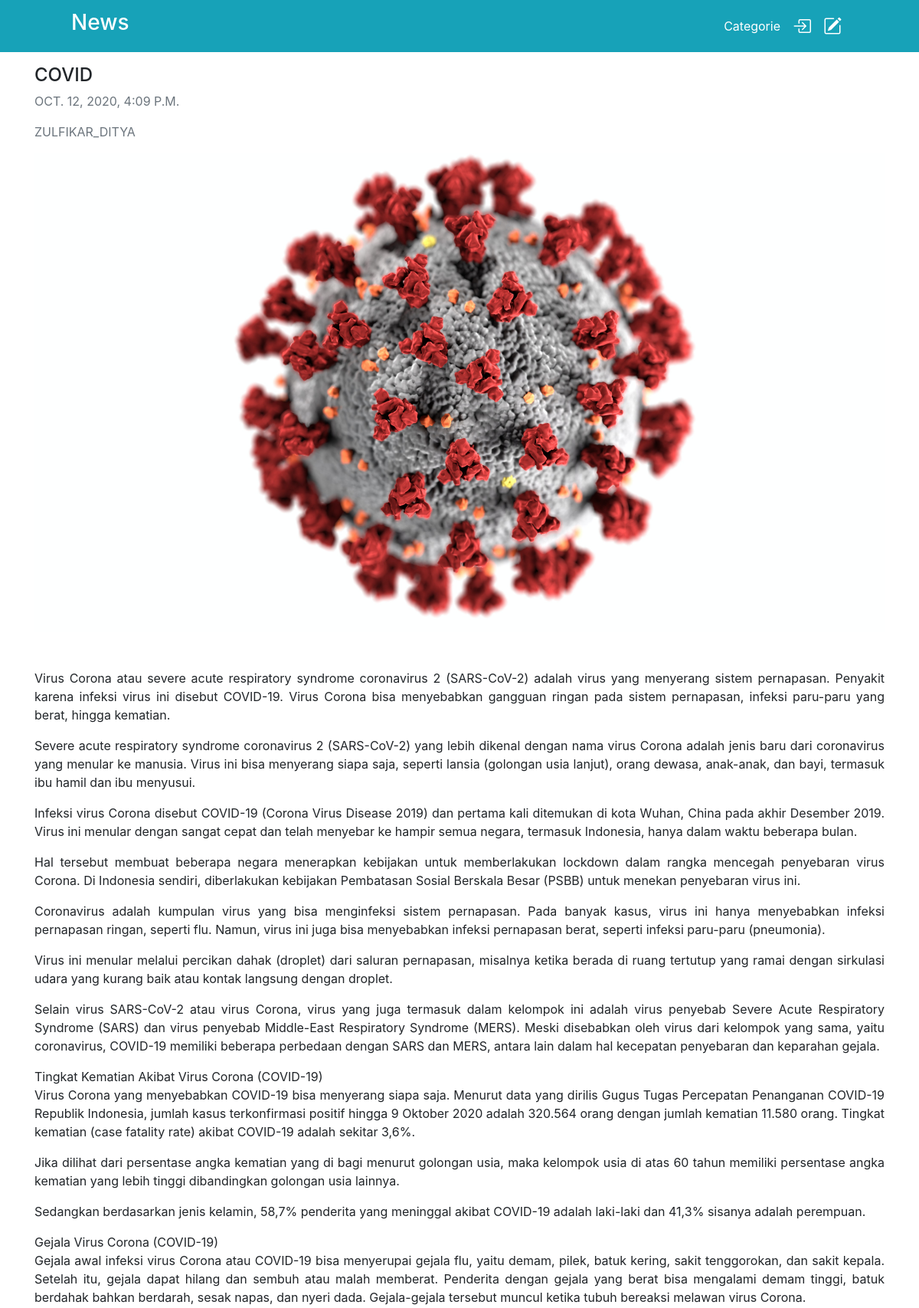
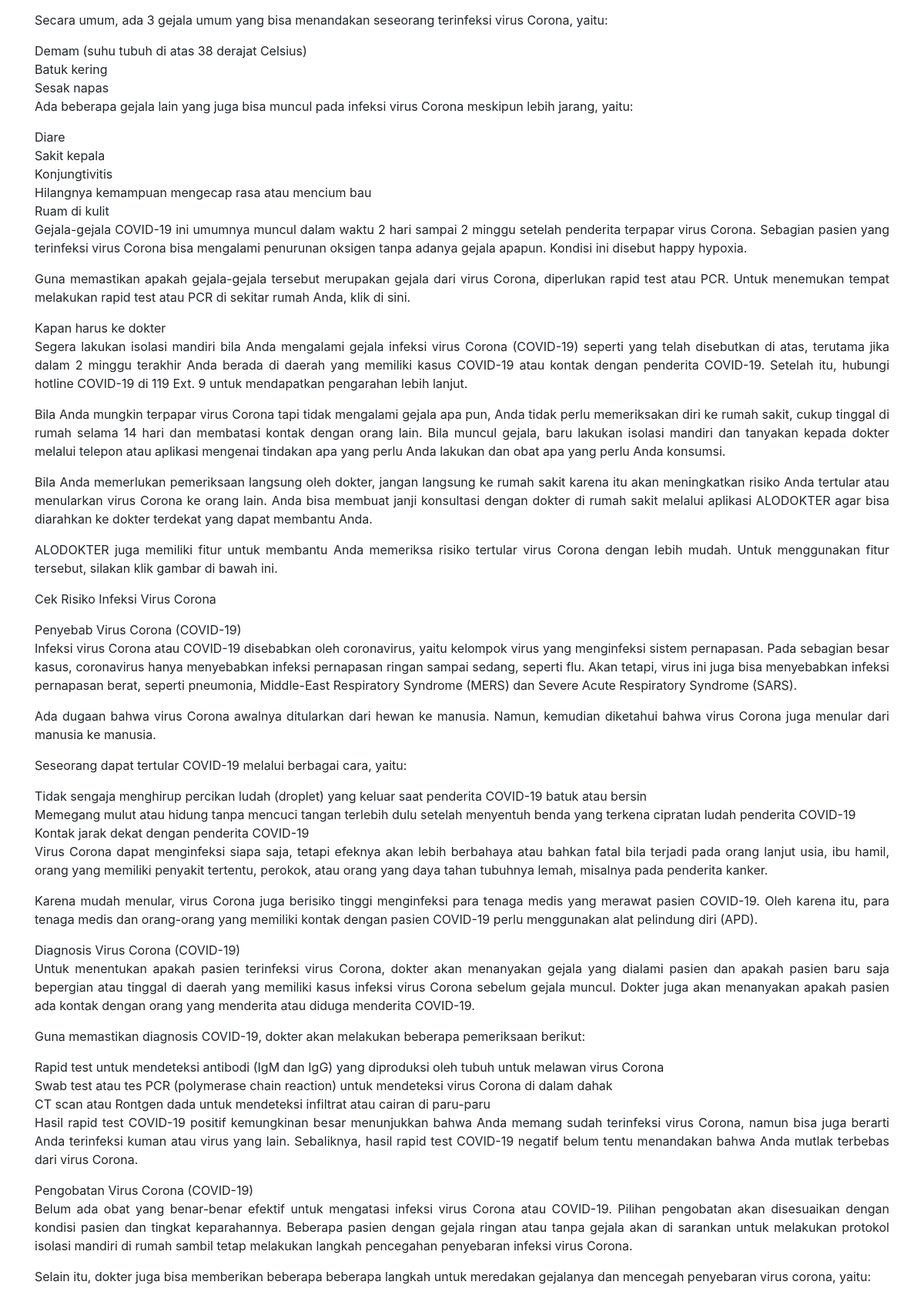
The app's page /post/4/ (upper part) with its own data (2 pictures, top to bottom).
### home/models.py (models this page shows, shortened)
class Blog(models.Model):
    title = models.CharField(max_length=100)
    date_add = models.DateTimeField(auto_now_add=True)
    image = models.ImageField(upload_to='static/img/blog/%Y/%m/%d/', height_field=None, width_field=None, max_length=None)
    reporter = models.ForeignKey(AUTH_USER_MODEL, on_delete=models.CASCADE)
    content = models.TextField()
    categorie = models.ForeignKey(Category, on_delete=models.CASCADE)
    status = models.BooleanField(default=True)
    viewer = models.IntegerField(default=0)
    class Meta:
        verbose_name = "Blog"
        verbose_name_plural = "Blogs"

### accounts/models.py (models this page shows, shortened)
class User(AbstractBaseUser):
    username = models.CharField(max_length=70, unique=True)
    email = models.EmailField(max_length=254, default='')
    full_name = models.CharField(max_length=75, default='')
    phone = models.IntegerField(default=0)
    address = models.CharField(max_length=95, default='')
    avatar = models.ImageField(upload_to='static/img/avatar/', default='static/img/avatar/default.jpg')
    gender = models.BooleanField(default=True)
    date_join = models.DateField(auto_now_add=True)
    date_of_birth = models.DateField(default='2000-01-01')
    is_superuser = models.BooleanField(default=False)
    is_reporter = models.BooleanField(default=False)
    is_staff = models.BooleanField(default=False)
    is_active = models.BooleanField(default=True)
    USERNAME_FIELD = 'username'
    REQUIRED_FIELD = [''] # when run python manage.py createsuperuser
    objects = MyUserManager()
    def __str__(self):
        return self.username

### home/views.py (the view)
# urls.py: path('post/<int:id>/', views.post_detail, name='post-detail'),
def post_detail(request, id):
    try:
        getPost = Blog.objects.get(pk=id, status=True)
    except:
        return redirect('home:404')
    getPost.viewer += 1
    getPost.save()
    getPostCategory = getPost.categorie
    related_post = Blog.objects.filter(categorie=getPostCategory).order_by('date_add')[:2] # [:10] if post exist
    return render(request, 'home/post-detail.html', {
        'data': getPost,
        'post': related_post,
    })

### templates/home/post-detail.html (shortened to what this page needs)
{% extends 'base.html' %}
{% load static %}
{% block content %}
<div class="container container-fluid my-3">
    <div class="d-inline text-uppercase text-justify">
        <h4 class="">{{data.title}}</h4>
        <p class="text-muted">{{data.date_add}}</p>
        <p class="text-secondary"> {{ data.reporter }} </p>
    </div>
    <img src="../../{{data.image}}" alt="{{data.title}}" class="img-fluid">
    <div class="text-justify my-5">
        {{data.content|escape|linebreaks}}
    </div>
</div>
{% endblock content %}

### records on screen
Blog: title "COVID", date_add "OCT. 12, 2020, 4:09 P.M.", reporter "ZULFIKAR_DITYA", image (picture), content "Virus Corona atau severe acute respiratory syndrome coronavirus 2 (SARS-CoV-2) adalah virus yang menyerang sistem pernapasan. Penyakit karena infeksi virus ini disebut COVID-19. Virus Corona bisa menyebabkan gangguan ringan pada sistem pernapasan, infeksi paru-paru yang berat, hingga kematian. Severe acute respiratory syndrome coronavirus 2 (SARS-CoV-2) yang lebih dikenal dengan nama virus Corona adalah jenis baru dari coronavirus yang menular ke manusia. Virus ini bisa menyerang siapa saja, seperti lansia (golongan usia lanjut), orang dewasa, anak-anak, dan bayi, termasuk ibu hamil dan ibu menyusui. Infeksi virus Corona disebut COVID-19 (Corona Virus Disease 2019) dan pertama kali…"
